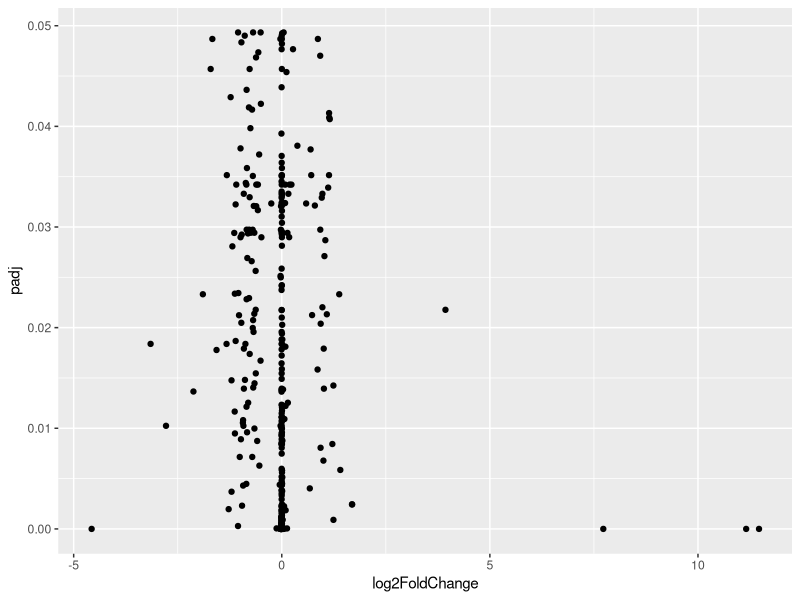
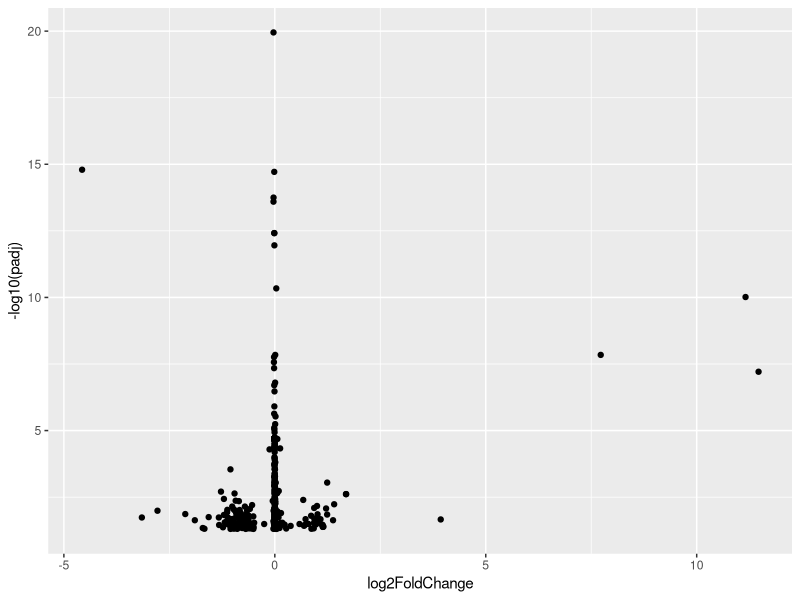
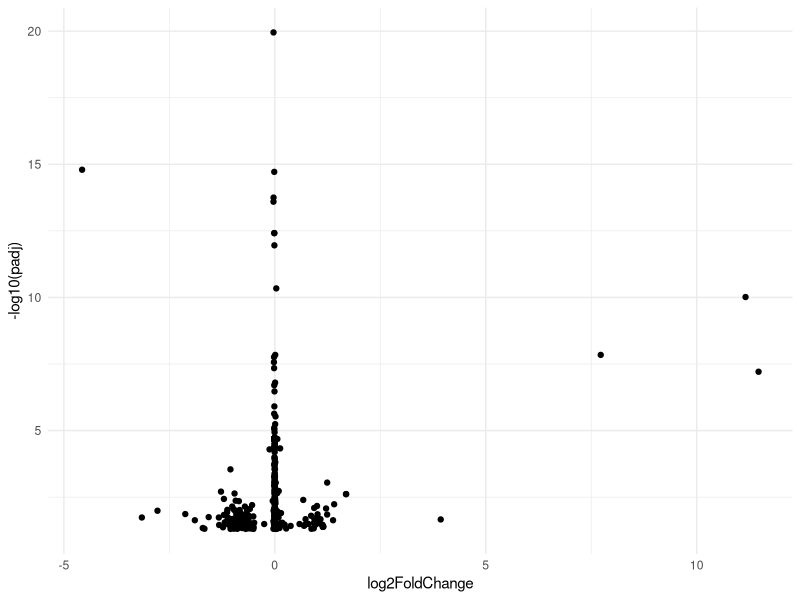
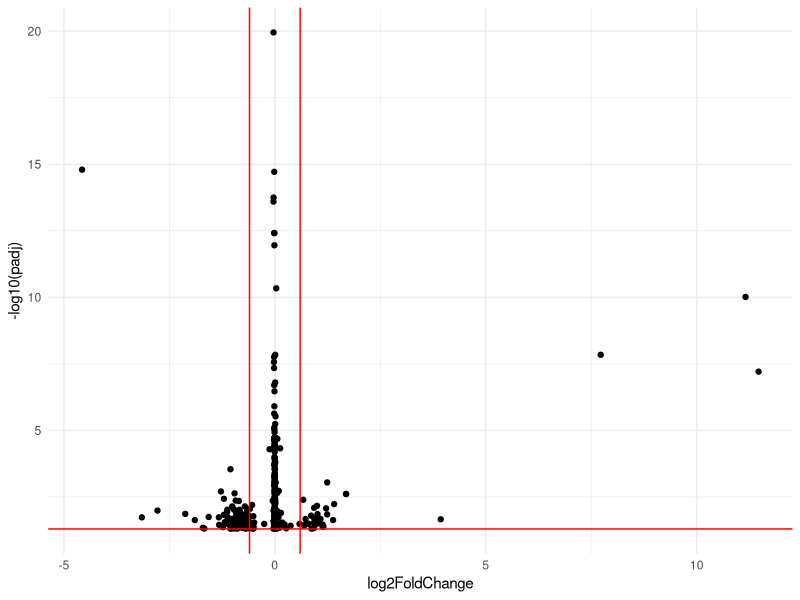
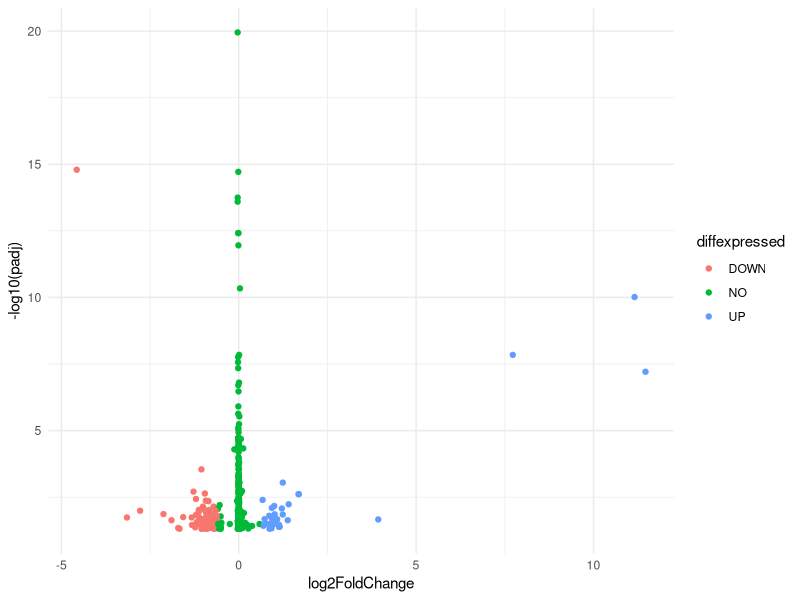
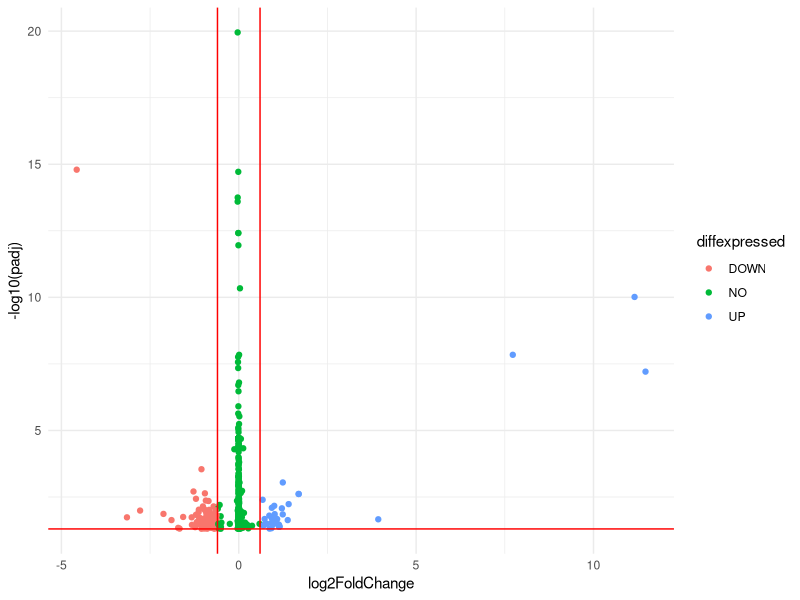
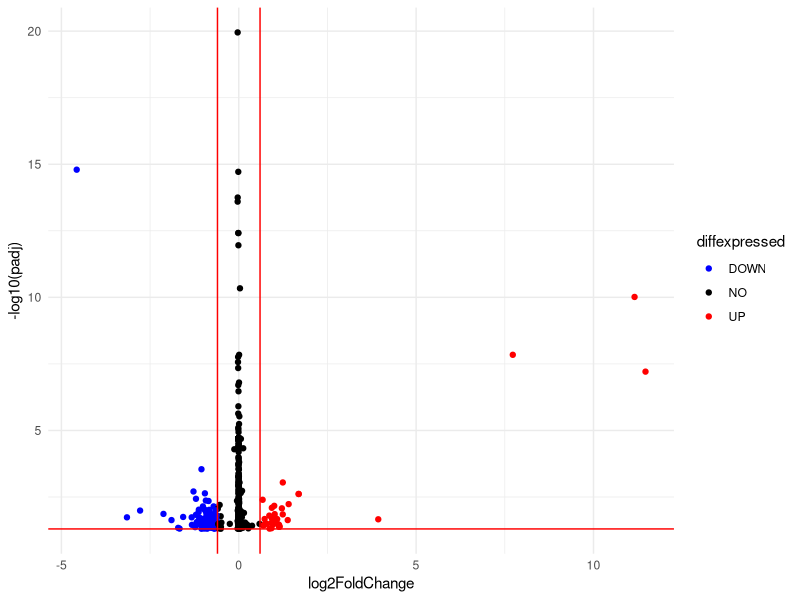
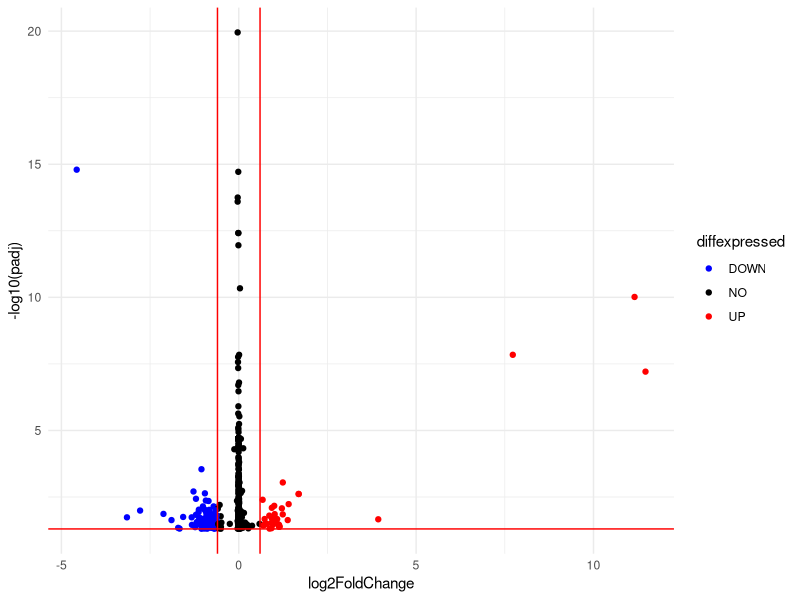

These charts were generated, in order, by the following R code: (Note: this script raises an error after producing the figures.)
# Download the data we will use for plotting
#download.file("https://raw.githubusercontent.com/biocorecrg/CRG_RIntroduction/master/de_df_for_volcano.rds", "de_df_for_volcano.rds", method="curl")

# The RDS format is used to save a single R object to a file, and to restore it.
# Extract that object in the current session:
#tmp <- readRDS("de_df_for_volcano.rds")

# remove rows that contain NA values
#de <- tmp[complete.cases(tmp), ]

library(dplyr)
library(ggplot2)

de=read.csv('results_22v33.csv')

# Filtering for adjust p-values less than 0.05
de<-de[de$padj<0.05,]

# The basic scatter plot: x is "log2FoldChange", y is "padj"
ggplot(data=de, aes(x=log2FoldChange, y=padj)) + geom_point()
# Convert directly in the aes()
p <- ggplot(data=de, aes(x=log2FoldChange, y=-log10(padj))) + geom_point()
plot(p)
# Add more simple "theme"
p <- ggplot(data=de, aes(x=log2FoldChange, y=-log10(padj))) + geom_point() + theme_minimal()
plot(p)


# Add vertical lines for log2FoldChange thresholds, and one horizontal line for the p-value threshold 
p2 <- p + geom_vline(xintercept=c(-0.6, 0.6), col="red") +
  geom_hline(yintercept=-log10(0.05), col="red")
plot(p2)




# The significantly differentially expressed genes are the ones found in the upper-left and upper-right corners.
# Add a column to the data frame to specify if they are UP- or DOWN- regulated (log2FoldChange respectively positive or negative)

# add a column of NAs
de$diffexpressed <- "NO"
# if log2Foldchange > 0.6 and padj < 0.05, set as "UP" 
de$diffexpressed[de$log2FoldChange > 0.6 & de$padj < 0.05] <- "UP"
# if log2Foldchange < -0.6 and padj < 0.05, set as "DOWN"
de$diffexpressed[de$log2FoldChange < -0.6 & de$padj < 0.05] <- "DOWN"

# Re-plot but this time color the points with "diffexpressed"
p <- ggplot(data=de, aes(x=log2FoldChange, y=-log10(padj), col=diffexpressed)) + geom_point() + theme_minimal()
p
# Add lines as before...
p2 <- p + geom_vline(xintercept=c(-0.6, 0.6), col="red") +
  geom_hline(yintercept=-log10(0.05), col="red")
p2


## Change point color 

# 1. by default, it is assigned to the categories in an alphabetical order):
p3 <- p2 + scale_color_manual(values=c("blue", "black", "red"))
p3

# 2. to automate a bit: ceate a named vector: the values are the colors to be used, the names are the categories they will be assigned to:
mycolors <- c("blue", "red", "black")
names(mycolors) <- c("DOWN", "UP", "NO")
p3 <- p2 + scale_colour_manual(values = mycolors)
p3


# Now write down the name of genes beside the points...
# Create a new column "delabel" to de, that will contain the name of genes differentially expressed (NA in case they are not)
de$delabel <- NA
de$delabel[de$diffexpressed != "NO"] <- de$gene_symbol[de$diffexpressed != "NO"]

ggplot(data=de, aes(x=log2FoldChange, y=-log10(padj), col=diffexpressed, label=delabel)) + 
  geom_point() + 
  theme_minimal() +
  geom_text()


# Finally, we can organize the labels nicely using the "ggrepel" package and the geom_text_repel() function
# load library
library(ggrepel)
# plot adding up all layers we have seen so far
ggplot(data=de, aes(x=log2FoldChange, y=-log10(padj), col=diffexpressed, label=delabel)) +
  geom_point() + 
  theme_minimal() +
  geom_text_repel() +
  scale_color_manual(values=c("blue", "black", "red")) +
  geom_vline(xintercept=c(-0.6, 0.6), col="red") +
  geom_hline(yintercept=-log10(0.05), col="red")